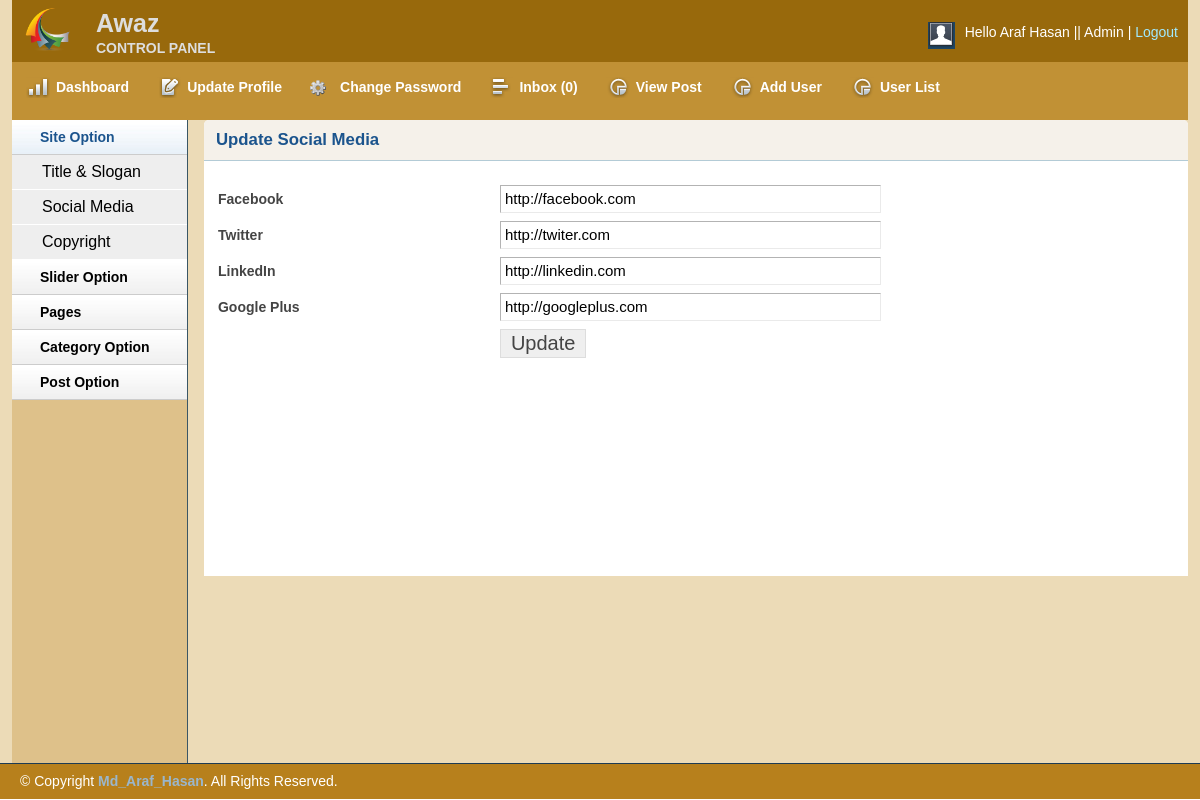
Page /admin/social.php (signed in) on the committed database.
### tables this page shows
CREATE TABLE `tbl_social` (
  `id` int(11) NOT NULL,
  `fb` varchar(255) NOT NULL,
  `tw` varchar(255) NOT NULL,
  `ln` varchar(255) NOT NULL,
  `gp` varchar(255) NOT NULL
);

### lib/Database.php (called while the page is built, shortened)
<?php
	class Database
	{
		public $host 	= DB_HOST;
		public $user 	= DB_USER;
		public $pass 	= DB_PASS;
		public $dbName 	= DB_NAME;
		public $link, $error;
		private function connectDB(){
			$this->link = new mysqli($this->host, $this->user, $this->pass, $this->dbName);
			$this->link->set_charset("utf8");
		}
		public function selectData($data){
			$result = $this->link->query($data) or die ($this->link->error.__LINE__);
			if ($result->num_rows > 0) {
				return $result;
			}else{
				return false;
			}
		}
	}
?>

### admin/social.php (the view, shortened to what this page needs)
<?php include 'inc/adheader.php'; ?>
<?php include 'inc/adsidebar.php'; ?>
        <div class="grid_10">
            <div class="box round first grid">
                <h2>Update Social Media</h2>
                <div class="block">
                <?php
                    $query = "SELECT * FROM tbl_social WHERE id = '1'";
                    $socialMedia = $db->selectData($query);
                    if($socialMedia){
                        while ($result = $socialMedia->fetch_assoc()) {?>
                 <form action="" method="post">
                    <table class="form">
                        <tr>
                            <td>
                                <label>Facebook</label>
                            </td>
                            <td>
                                <input type="text" name="fb" value="<?php echo $result['fb']; ?>" class="medium" />
                            </td>
                        </tr>
						 <tr>
                            <td>
                                <label>Twitter</label>
                            </td>
                            <td>
                                <input type="text" name="tw" value="<?php echo $result['tw']; ?>" class="medium" />
                            </td>
                        </tr>
						 <tr>
                            <td>
                                <label>LinkedIn</label>
                            </td>
                            <td>
                                <input type="text" name="ln" value="<?php echo $result['ln']; ?>" class="medium" />
                            </td>
                        </tr>
						 <tr>
                            <td>
                                <label>Google Plus</label>
                            </td>
                            <td>
                                <input type="text" name="gp" value="<?php echo $result['gp']; ?>" class="medium" />
                            </td>
                        </tr>
						 <tr>
                            <td></td>
                            <td>
                                <input type="submit" name="submit" Value="Update" />
                            </td>
                        </tr>
                    </table>
                    </form>
                    <?php } } ?>
                </div>
            </div>
        </div>
    <?php include 'inc/adfooter.php'; ?>

### admin/css/text.css (style rules this page uses)
body { font: 13px/1.5 Tahoma, Helvetica, Arial, 'Liberation Sans', FreeSans, sans-serif; }
h2 { font-size: 23px; }
p, dl, hr, h1, h2, h3, h4, h5, h6, ol, ul, pre, table, address, fieldset { margin-bottom: 20px; }

### admin/css/grid.css (style rules this page uses)
.grid_1, .grid_2, .grid_3, .grid_4, .grid_5, .grid_6, .grid_7, .grid_8, .grid_9, .grid_10, .grid_11, .grid_12, .grid_13, .grid_14, .grid_15, .grid_16 { display: inline; float: left; margin-left: 1%; margin-right: 1%; }
.container_12 .grid_10 { width: 81.333%; }

### admin/css/layout.css (style rules this page uses)
body { background: #fff none repeat scroll 0 0; color: #444; font-size: 14px; padding: 0; }
h1, h2, h3, h4, h5, h6 { line-height:1.2em; margin-bottom:.3em; }
h2 { margin-top:1em; }
.box { background:#fff; margin-bottom:20px; padding:10px 10px 10px 10px; margin-left:-8px; }
.box.grid { padding-bottom:40px; }
.box.round { -moz-border-radius: 5px 5px 0px 0px; -webkit-border-radius: 5px 5px 0px 0px; border-radius: 5px 5px 0px 0px; }
.box h2 { font-size:1.2em; font-weight:bold; color:#1B548D; background:#f5f1ea; margin:-10px -10px 0 -10px; padding:10px 12px; border-bottom:1px solid #B3CBD6; -moz-border-radius: 5px 5px 0px 0px; -webkit-border-radius: 5px 5px 0px 0px; border-radius: 5px 5px 0px 0px; }
.box.first { min-height: 406px; }
.block { padding-top:20px; }
table.form { width:100%; }
table.form td { padding:4px 4px; }
table.form label { font-weight:bold; }
table.form input, table.form select { font-size: 15px; padding: 4px 4px 5px 4px; border-top: 1px solid #b3b3b3; border-left: 1px solid #b3b3b3; border-right: 1px solid #eaeaea; border-bottom: 1px solid #eaeaea; }
table.form input[type="submit"] { border: 1px solid #ddd; color: #444; cursor: pointer; font-size: 20px; padding: 2px 10px; }
input.medium { width: 55%; }
.block { padding-bottom:1px; }

### rows in the picture
tbl_social: fb "http://facebook.com", tw "http://twiter.com", ln "http://linkedin.com", gp "http://googleplus.com"

### other values in the picture
Session::get('name') "Araf Hasan"
